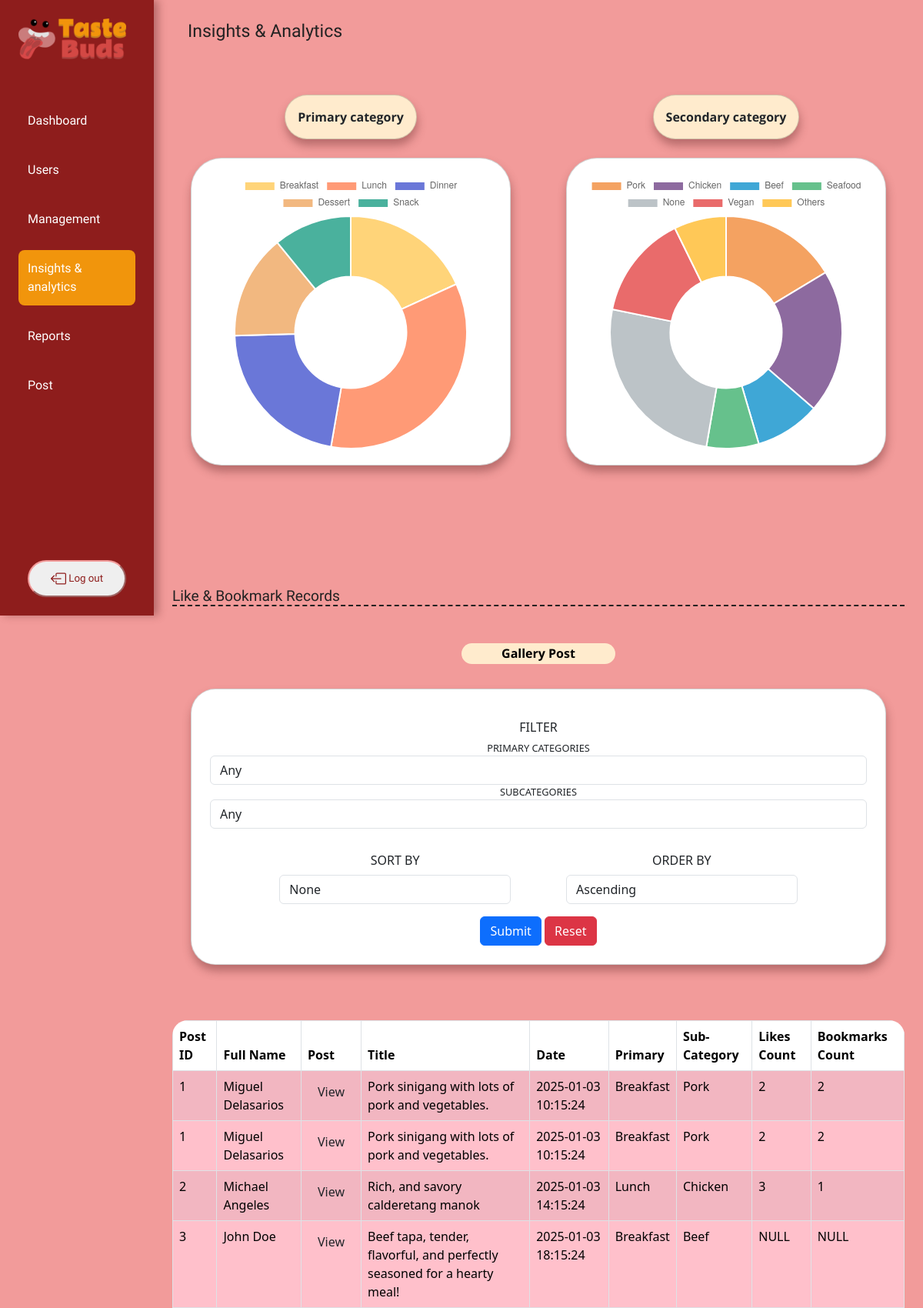
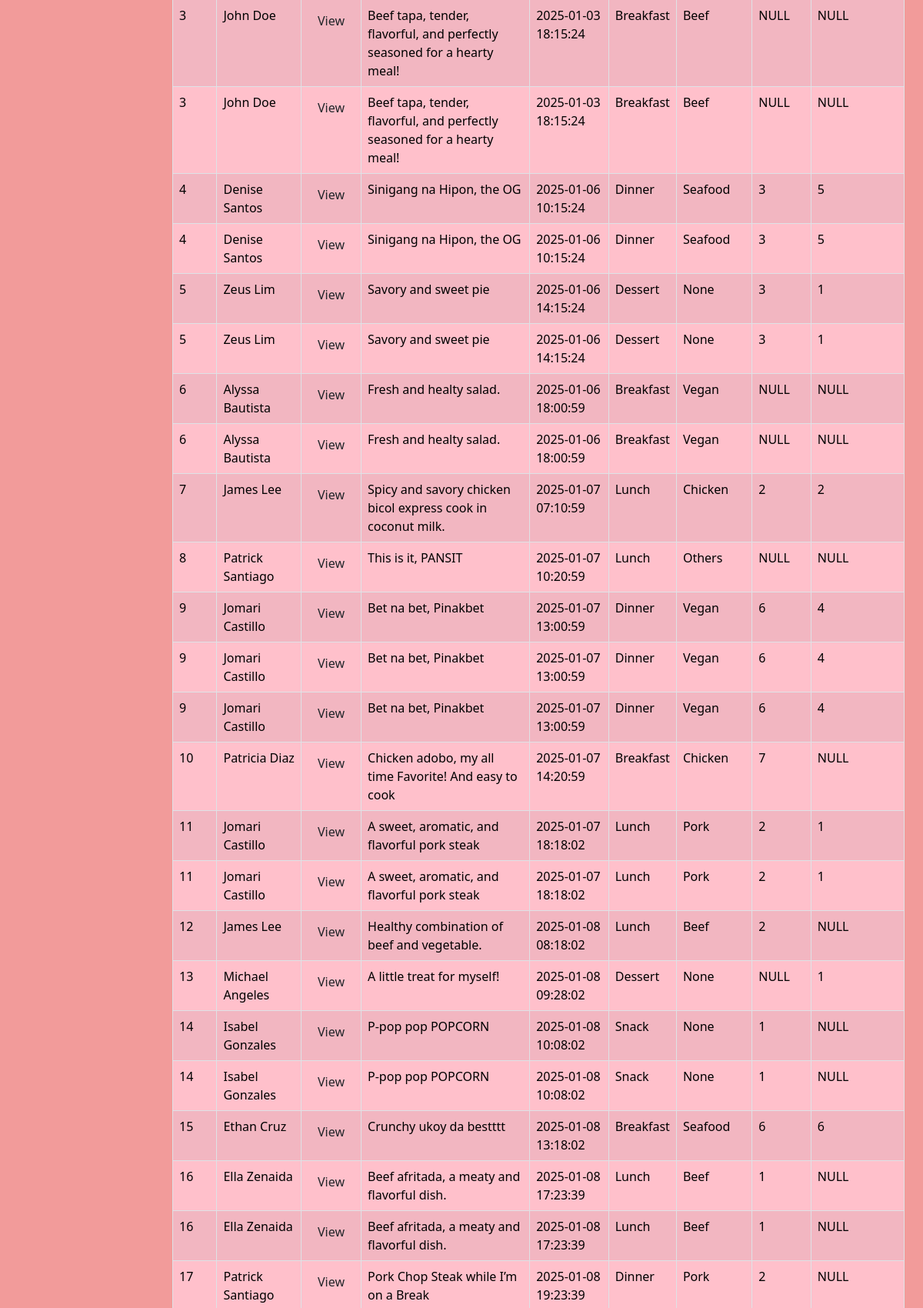
The app's page /admin/insightsAnalytics.php (upper part) with its own data (2 pictures, top to bottom).
### tables this page shows
CREATE TABLE `galleryposts` (
  `postID` int(5) NOT NULL,
  `caption` varchar(1000) NOT NULL,
  `userID` int(5) NOT NULL,
  `isApproved` varchar(3) NOT NULL DEFAULT 'no',
  `createdAt` datetime NOT NULL DEFAULT current_timestamp(),
  `updatedAt` datetime DEFAULT current_timestamp(),
  `primaryCategoryID` int(1) NOT NULL,
  `subcategoryID` int(1) NOT NULL DEFAULT 7
);

CREATE TABLE `images` (
  `imageID` int(5) NOT NULL,
  `imageURL` varchar(500) NOT NULL,
  `recipeID` int(5) DEFAULT NULL,
  `postID` int(5) DEFAULT NULL
);

CREATE TABLE `users` (
  `userID` int(5) NOT NULL,
  `firstName` varchar(50) NOT NULL,
  `lastName` varchar(50) NOT NULL,
  `email` varchar(150) NOT NULL,
  `password` varchar(50) NOT NULL,
  `role` varchar(50) NOT NULL DEFAULT 'user',
  `registeredAt` datetime NOT NULL DEFAULT current_timestamp(),
  `isRestricted` varchar(3) NOT NULL DEFAULT 'no'
);

CREATE TABLE `primaryfoodcategories` (
  `primaryCategoryID` int(1) NOT NULL,
  `primaryCategoryName` varchar(15) NOT NULL
);

CREATE TABLE `foodsubcategories` (
  `subcategoryID` int(1) NOT NULL,
  `subcategoryName` varchar(20) NOT NULL
);

### admin/shared/components/connect.php (called while the page is built, shortened)
<?php
  function executeQuery($query){
    $conn = $GLOBALS['conn'];
    return mysqli_query($conn, $query);
  }
?>

### admin/shared/process/insightsAnalyticsTable.php (the view, shortened to what this page needs)
<?php
include("connect.php");
$galleryQuery = "SELECT galleryposts.*, users.*, images.*, primaryfoodcategories.*, foodSubcategories.*,
(SELECT COUNT(likeID) FROM likes WHERE likes.postID = galleryposts.postID) AS likesCount,
(SELECT COUNT(bookmarkID) FROM bookmarks WHERE bookmarks.postID = galleryposts.postID) AS bookmarksCount FROM galleryposts
LEFT JOIN users ON users.userID = galleryposts.userID LEFT JOIN images ON images.postID = galleryposts.postID
LEFT JOIN primaryfoodcategories ON primaryfoodcategories.primaryCategoryID = galleryposts.primaryCategoryID
LEFT JOIN foodSubcategories ON foodSubcategories.subcategoryID = galleryposts.subcategoryID";
$galleryResult = executeQuery($galleryQuery);
$order = isset($_GET['order']) ? $_GET['order'] : '';
?>
<div class="container-fluid">
    <h2 class="moderation">Like & Bookmark Records</h2>
    <div class="row text-center my-5">
        <div class="col">
            <div>
                <h3 class="badge">Gallery Post</h3>
            </div>
            <div class="col">
                <form>
                    <div class="card p-4 mt-4 rounded-5">
                        <div class="container text-center">
                            <div class="row">
                                <div class="col-ml-4 py-3">
                                    <div class="h6 optionsTitle">FILTER</div>
                                    <div class="row">
                                        <label for="primaryCategorySelect" style="font-size: 0.8rem;">PRIMARY CATEGORIES</label>
                                        <select id="primaryCategorySelect" name="primaryCategoryName" class="form-control mx-auto">
                                            <option value="">Any</option>
                                        </select>
                                        <label for="subcategorySelect" style="font-size: 0.8rem">SUBCATEGORIES</label>
                                        <select id="subcategorySelect" name="subcategoryName" class="form-control mx-auto">
                                            <option value="">Any</option>
                                        </select>
                                    </div>
                                </div>
                                <div class="d-flex justify-content-center align-items-center">
                                    <div class="col-md-4 py-3 mx-5">
                                        <div class="h6 optionsTitle">SORT BY</div>
                                        <div class="row">
                                            <select id="sort" name="sort" class="form-control mx-auto">
                                                <option value="">None</option>
                                            </select>
                                        </div>
                                    </div>
                                    <div class="col-md-4 py-3 mx-5">
                                        <div class="h6 optionsTitle">ORDER BY</div>
                                        <div class="row">
                                            <select id="order" name="order" class="form-control mx-auto">
                                                <option <?php if ($order == "ASC") {
                                                            echo "selected";
                                                        } ?> value="ASC">Ascending</option>
                                            </select>
                                        </div>
                                    </div>
                                </div>
                            </div>
                        </div>
                        <div class="text-center">
                            <button class="btn btn-primary">Submit</button>
                            <button class="btn btn-danger" name="btnReset">Reset</button>
                        </div>
                    </div>
                </form>
            </div>
        </div>
    </div>
    <table class="table table-striped galleryTable">
        <thead>
            <tr>
                <th scope="col">Post ID</th>
                <th scope="col">Full Name</th>
                <th scope="col">Post</th>
                <th scope="col">Title</th>
                <th scope="col">Date</th>
                <th scope="col">Primary</th>
                <th scope="col">Sub-Category</th>
                <th scope="col">Likes Count</th>
                <th scope="col">Bookmarks Count</th>
            </tr>
        </thead>
        <tbody>
            <?php
            if (mysqli_num_rows($galleryResult) > 0) {
                while ($galleryRow = mysqli_fetch_assoc($galleryResult)) {
            ?>
                    <tr>
                        <td scope="row" style="background-color:pink"> <?php echo $galleryRow["postID"]  ? $galleryRow["postID"] : 'NULL' ?></td>
                        <td style="background-color:pink"> <?php echo $galleryRow["firstName"] . " " . $galleryRow['lastName'] ?></td>
                        <td style="background-color:pink">
                            <button type="button" class="btn gallery-image-btn" data-bs-toggle="modal" data-bs-target="#imageModal<?php echo $galleryRow['postID']; ?>">
                                View
                            </button>
                        </td>
                        <td style="background-color:pink"><?php echo $galleryRow["caption"]  ? $galleryRow["caption"] : 'NULL' ?></td>
                        <td style="background-color:pink"><?php echo $galleryRow["createdAt"]  ? $galleryRow["createdAt"] : 'NULL' ?></td>
                        <td style="background-color:pink"><?php echo $galleryRow["primaryCategoryName"]  ? $galleryRow["primaryCategoryName"] : 'NULL' ?></td>
                        <td style="background-color:pink"><?php echo $galleryRow["subcategoryName"]  ? $galleryRow["subcategoryName"] : 'NULL' ?></td>
                        <td style="background-color:pink"><?php echo $galleryRow["likesCount"]  ? $galleryRow["likesCount"] : 'NULL' ?></td>
                        <td style="background-color:pink"><?php echo $galleryRow["bookmarksCount"]  ? $galleryRow["bookmarksCount"] : 'NULL' ?></td>
                    </tr>
                <?php
                }
            }
            ?>
        </tbody>
    </table>
</div>

### admin/shared/assets/css/admin.css (style rules this page uses)
:root { --fs-header: 47.78px; --fs-h2: 39.91px; --fs-h3: 33.18px; --fs-h4: 27.65px; --fs-h5: 23.04px; --fs-h6: 19.2px; --fs-paragraph: 16px; --fs-small: 13.33px; --fc-primary-orange: #f1950c; --fc-dark-orange: #d4830b; --fc-mid-orange: #fcd59a; --fc-light-orange: #ffebcd; --fc-black: #222222; --clr-primary: #f1950c; --clr-secondary: #d34746; --clr-action: #328032; --clr-dark-orange: #d4830b; --clr-mid-orange: #fcd59a; --clr-light-orange: #ffebcd; --clr-black: #222222; --clr-red: #8e1d1c; --clr-light-red: #f29b9a; --ff-title: "Rammetto One", serif; --ff-text: "Open Sans", serif; }
html, body { margin: 0; overflow-x: clip; }
.container-fluid { background-color: var(--clr-light-red); }
.card { margin: 24px; border-radius: 40px; box-shadow: 1px 8px 12px 0px rgba(110, 48, 48, 0.44); -webkit-box-shadow: 1px 8px 12px 0px rgba(110, 48, 48, 0.44); -moz-box-shadow: 1px 8px 12px 0px rgba(110, 48, 48, 0.44); }
.moderation { font-family: var(--ff-title); font-size: var(--fs-h6); padding-top: 30px; color: var(--fc-black); border-bottom: 2px dashed var(--clr-black); }
.badge { font-family: var(--ff-text); font-size: var(--fs-paragraph); background-color: var(--clr-light-orange); color: #000000; border-radius: 40px; max-height: 100%; height: auto; max-width: 100%; width: 200px; text-align: center; overflow-wrap: break-word; }
.table { margin-top: 30px; border-radius: 20px; overflow: hidden; width: 100%; table-layout: auto; }
.table th, .table td { border: 1px solid #dee2e6; padding: 8px; word-wrap: break-word; }

### records on screen
galleryposts: images.postID "1", userID.firstName "Miguel", userID.lastName "Delasarios", caption "Pork sinigang with lots of pork and vegetables.", createdAt "2025-01-03 10:15:24", primaryCategoryID.primaryCategoryName "Breakfast", subcategoryID.subcategoryName "Pork", likesCount "2", bookmarksCount "2"
galleryposts: images.postID "2", userID.firstName "Michael", userID.lastName "Angeles", caption "Rich, and savory calderetang manok", createdAt "2025-01-03 14:15:24", primaryCategoryID.primaryCategoryName "Lunch", subcategoryID.subcategoryName "Chicken", likesCount "3", bookmarksCount "1"
galleryposts: images.postID "3", userID.firstName "John", userID.lastName "Doe", caption "Beef tapa, tender, flavorful, and perfectly seasoned for a hearty meal!", createdAt "2025-01-03 18:15:24", primaryCategoryID.primaryCategoryName "Breakfast", subcategoryID.subcategoryName "Beef", shows "NULL"
galleryposts: images.postID "4", userID.firstName "Denise", userID.lastName "Santos", caption "Sinigang na Hipon, the OG", createdAt "2025-01-06 10:15:24", primaryCategoryID.primaryCategoryName "Dinner", subcategoryID.subcategoryName "Seafood", likesCount "3", bookmarksCount "5"
galleryposts: images.postID "5", userID.firstName "Zeus", userID.lastName "Lim", caption "Savory and sweet pie", createdAt "2025-01-06 14:15:24", primaryCategoryID.primaryCategoryName "Dessert", subcategoryID.subcategoryName "None", likesCount "3", bookmarksCount "1"
galleryposts: images.postID "6", userID.firstName "Alyssa", userID.lastName "Bautista", caption "Fresh and healty salad.", createdAt "2025-01-06 18:00:59", primaryCategoryID.primaryCategoryName "Breakfast", subcategoryID.subcategoryName "Vegan", shows "NULL"
galleryposts: images.postID "7", userID.firstName "James", userID.lastName "Lee", caption "Spicy and savory chicken bicol express cook in coconut milk.", createdAt "2025-01-07 07:10:59", primaryCategoryID.primaryCategoryName "Lunch", subcategoryID.subcategoryName "Chicken", likesCount "2", bookmarksCount "2"
galleryposts: images.postID "8", userID.firstName "Patrick", userID.lastName "Santiago", caption "This is it, PANSIT", createdAt "2025-01-07 10:20:59", primaryCategoryID.primaryCategoryName "Lunch", subcategoryID.subcategoryName "Others", shows "NULL"
galleryposts: images.postID "9", userID.firstName "Jomari", userID.lastName "Castillo", caption "Bet na bet, Pinakbet", createdAt "2025-01-07 13:00:59", primaryCategoryID.primaryCategoryName "Dinner", subcategoryID.subcategoryName "Vegan", likesCount "6", bookmarksCount "4"
galleryposts: images.postID "10", userID.firstName "Patricia", userID.lastName "Diaz", caption "Chicken adobo, my all time Favorite! And easy to cook", createdAt "2025-01-07 14:20:59", primaryCategoryID.primaryCategoryName "Breakfast", subcategoryID.subcategoryName "Chicken", likesCount "7", shows "NULL"
galleryposts: images.postID "11", userID.firstName "Jomari", userID.lastName "Castillo", caption "A sweet, aromatic, and flavorful pork steak", createdAt "2025-01-07 18:18:02", primaryCategoryID.primaryCategoryName "Lunch", subcategoryID.subcategoryName "Pork", likesCount "2", bookmarksCount "1"
galleryposts: images.postID "12", userID.firstName "James", userID.lastName "Lee", caption "Healthy combination of beef and vegetable.", createdAt "2025-01-08 08:18:02", primaryCategoryID.primaryCategoryName "Lunch", subcategoryID.subcategoryName "Beef", likesCount "2", shows "NULL"
galleryposts: images.postID "13", userID.firstName "Michael", userID.lastName "Angeles", caption "A little treat for myself!", createdAt "2025-01-08 09:28:02", primaryCategoryID.primaryCategoryName "Dessert", subcategoryID.subcategoryName "None", shows "NULL", bookmarksCount "1"
galleryposts: images.postID "14", userID.firstName "Isabel", userID.lastName "Gonzales", caption "P-pop pop POPCORN", createdAt "2025-01-08 10:08:02", primaryCategoryID.primaryCategoryName "Snack", subcategoryID.subcategoryName "None", likesCount "1", shows "NULL"
galleryposts: images.postID "15", userID.firstName "Ethan", userID.lastName "Cruz", caption "Crunchy ukoy da bestttt", createdAt "2025-01-08 13:18:02", primaryCategoryID.primaryCategoryName "Breakfast", subcategoryID.subcategoryName "Seafood", likesCount "6", bookmarksCount "6"
galleryposts: images.postID "16", userID.firstName "Ella", userID.lastName "Zenaida", caption "Beef afritada, a meaty and flavorful dish.", createdAt "2025-01-08 17:23:39", primaryCategoryID.primaryCategoryName "Lunch", subcategoryID.subcategoryName "Beef", likesCount "1", shows "NULL"
galleryposts: images.postID "17", userID.firstName "Patrick", userID.lastName "Santiago", caption "Pork Chop Steak while I’m on a Break", createdAt "2025-01-08 19:23:39", primaryCategoryID.primaryCategoryName "Dinner", subcategoryID.subcategoryName "Pork", likesCount "2", shows "NULL"

### other values on screen
chart data {{ implode('","', $primaryChartLabels) }} Breakfast","Lunch","Dinner","Dessert","Snack
chart data {{ implode(',', $primaryChartData) }} 10,19,12,8,6
chart data {{ implode('","', $subcategoryChartLabels) }} Pork","Chicken","Beef","Seafood","None","Vegan","Others
